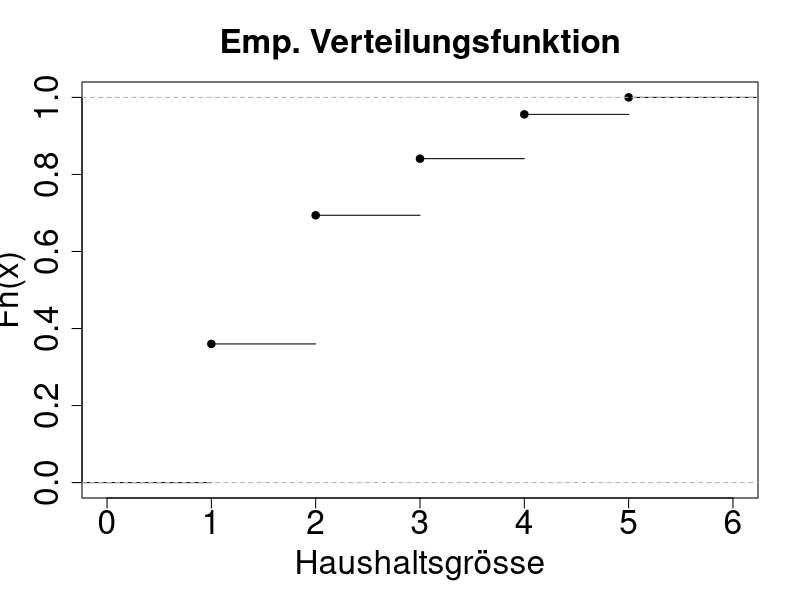

Generate this figure with R:
hh <- ordered(c(rep("1", 360), 
                rep("2", 334), 
                rep("3", 147), 
                rep("4", 115), 
                rep("5", 44)),
              levels=1:5)
pdf("pic_ecdf.pdf")
plot(ecdf(hh), xlab="Haushaltsgrösse", main="Emp. Verteilungsfunktion",
    cex.main=2, cex.axis=2, cex.lab=2)
dev.off()
